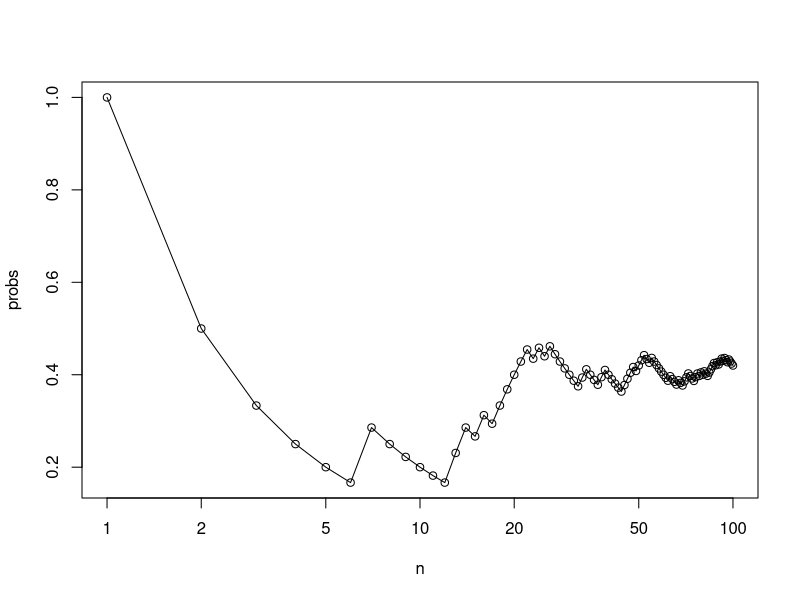
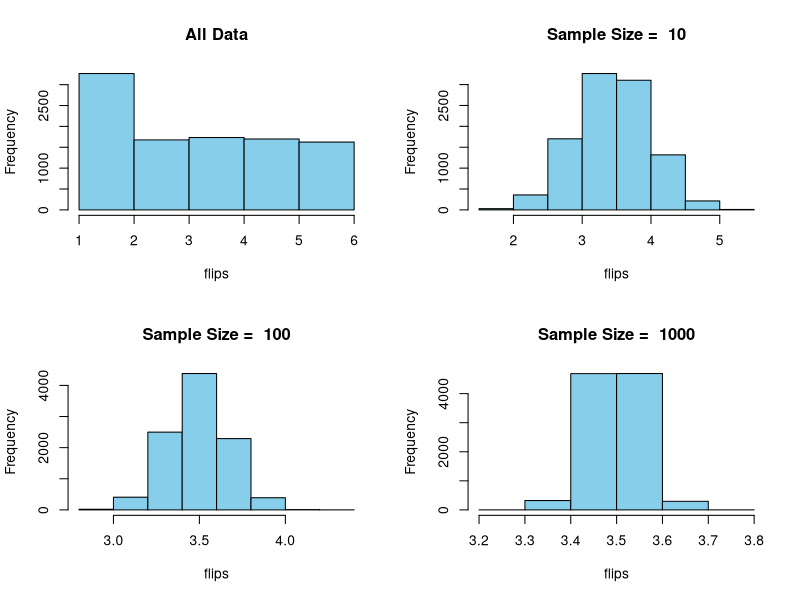

The R script that drew these images, in order:
##---- Sampling

N <- 100
flips <- sample(x=c(0,1), prob=c(.5, .5), size=N, replace=T)
cum <- cumsum(flips)
n <- 1:N
probs <- cum / n
plot(n, probs, type="o", log="x")

#----

samplingDist <- function(sampleSize, N) {
    flips <- NULL
    for (i in 1:N) {
        flips <- rbind(flips,mean(sample(x=seq(1, 6), prob=rep(1/6, 6), size=sampleSize, replace=T)))
    }
    hist(flips, breaks=6, col="skyblue", main=paste("Sample Size = ", sampleSize))

    cat("\n\n")
    cat("Sample Size: ", sampleSize)
    cat("\n", "Mean = ", mean(flips), "\n", "Std Dev =", sd(as.vector(flips)))
}

samplingDistributionSimu <- function () {
    N <- 10000
    flips <- sample(x=seq(1,6), prob=rep(1/6, 6), size=N, replace=T)

    par(mfrow=c(2,2))
    hist(flips, breaks=6, col="skyblue", main="All Data")
    cat("\n")
    cat("All Data")
    cat("\n", "Mean = ", mean(flips), "\n", "Std Dev =", sd(flips))

    samplingDist(10, N)
    samplingDist(100, N)
    samplingDist(1000, N)

    cat("\n\n")
    par(mfrow=c(1,1))
}
samplingDistributionSimu()
